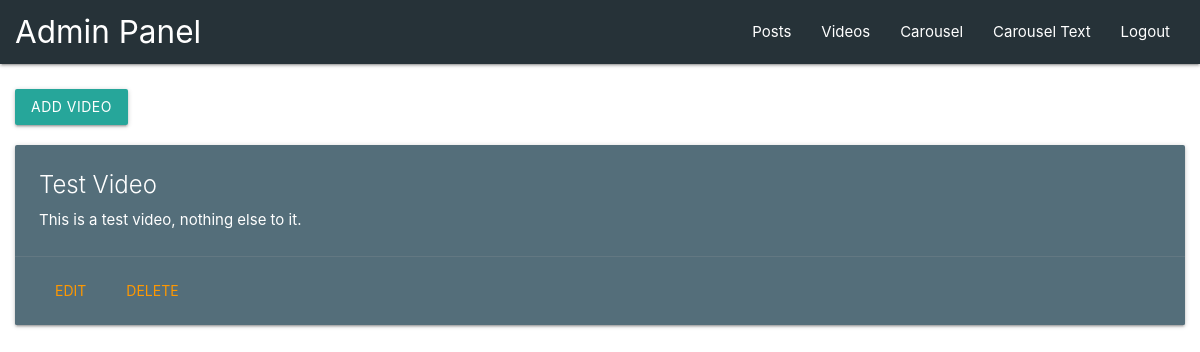
The page /lift-admin/videos/ (signed in) on the database as committed earlier.
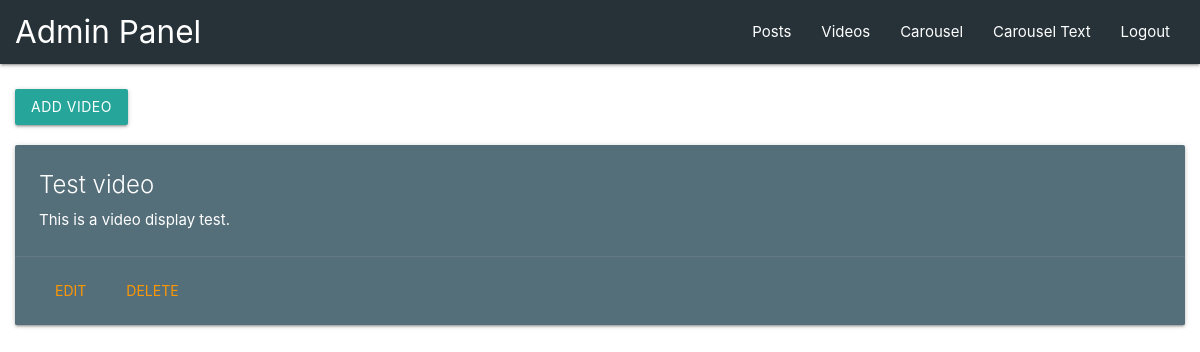
The same page on the database as committed later.
### liftblog/models.py (models this page shows, shortened)
class VideoPost(models.Model):
    title = models.CharField(max_length=75)
    author = models.ForeignKey(User, on_delete=models.CASCADE)
    post_video = models.FileField(upload_to='videos/', blank=True)
    description = models.TextField()
    created_at = models.DateTimeField(auto_now=True)

### liftblog/views.py (the view)
# urls.py: path('lift-admin/videos/', views.allVideos, name="All Videos"),
def allVideos(request):
    videos = VideoPost.objects.all()
    context = {
        "title": "Video Posts",
        "videos": videos
    }
    return render(request, "admin_videos.html", context)

### liftblog/templates/admin_videos.html (shortened to what this page needs)
{% extends 'admin_master.html' %}
{% block admin_block %}
    <div class="center-box">
        <div class="row">
            <a href="add-video/" class="waves-effect waves-light btn">Add Video</a>
        </div>
        {% for video in videos %}
            <div class="col s12 m6 l6">
                <div class="card blue-grey darken-1">
                    <div class="card-content white-text">
                        <span class="card-title">{{ video.title }}</span>
                        {% if video.description|length > 100 %}
                            <p>{{ video.description|slice:100 }}...</p>
                        {% else %}
                            <p>{{ video.description }}</p>
                        {% endif %}
                    </div>
                    <div class="card-action" style="display: flex;">
                        <a class="waves-effect waves-teal btn-flat orange-text" href="{{ video.id }}/edit">Edit</a>
                        <form action="{{ video.id }}/delete/" method="POST">
                            <button class="waves-effect waves-teal btn-flat orange-text" style="margin: 0; padding: 0;" type="submit">Delete</button>
                        </form>
                    </div>
                </div>
            </div>
        {% endfor %}
    </div>
{% endblock %}

Rows that differ between the two databases and show on the page:
removed VideoPost: title "Test Video", description "This is a test video, nothing else to it."
added VideoPost: title "Test video", description "This is a video display test."
